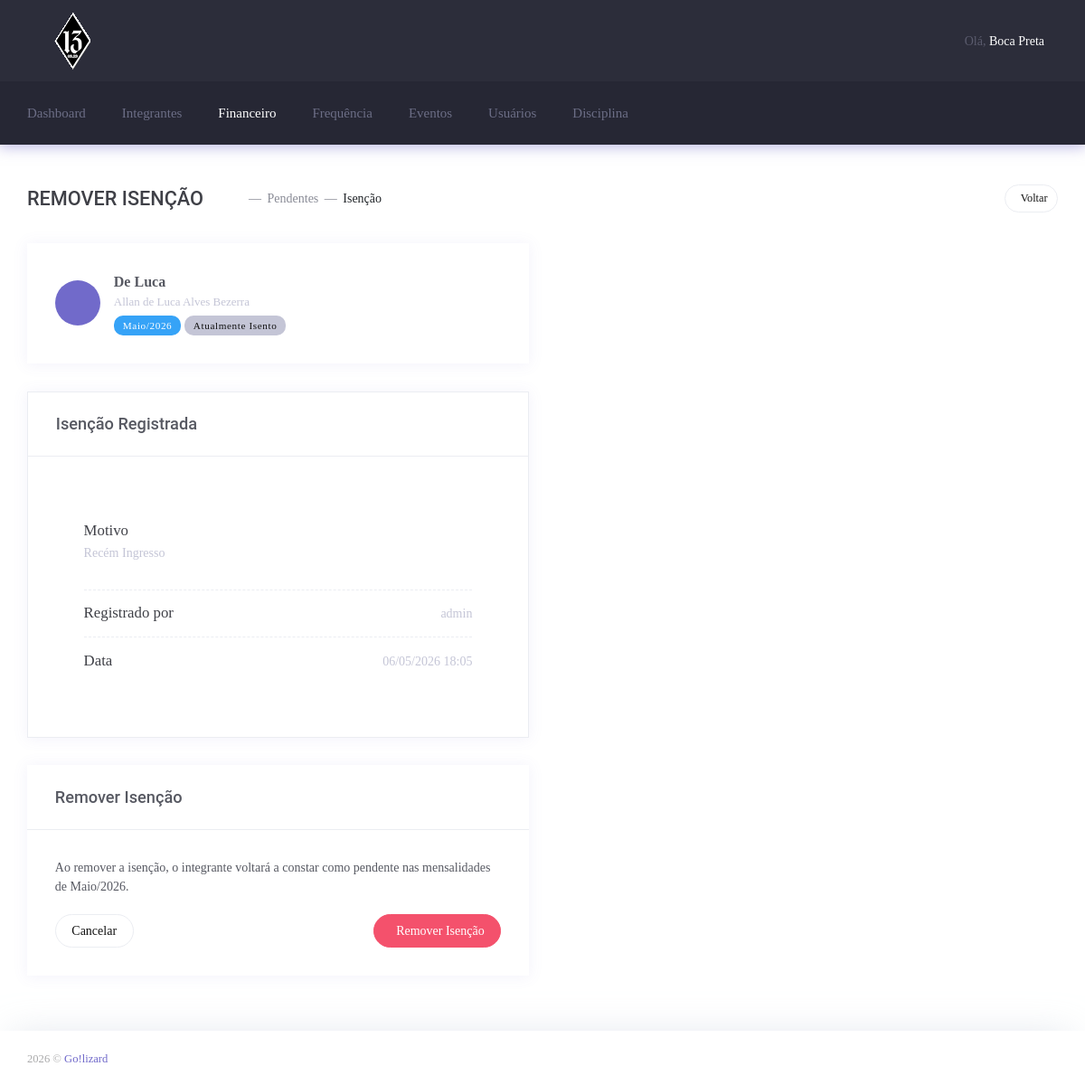
Screenshot of /admin/financeiro/isento_form.php?id=65&mes=5&ano=2026&origem=list (signed in) with the database file from the repository.
### tables this page shows
CREATE TABLE `cadastro_integrante` (
  `id` int(11) NOT NULL,
  `nome` varchar(200) NOT NULL,
  `apelido` varchar(200) NOT NULL,
  `veiculo` varchar(200) NOT NULL,
  `cnh` varchar(200) NOT NULL,
  `padrinho` int(20) NOT NULL,
  `data_apresentacao` datetime NOT NULL,
  `faccao` int(20) NOT NULL,
  `patente` int(10) NOT NULL,
  `nascimento` datetime NOT NULL,
  `endereco` varchar(200) NOT NULL,
  `num_endereco` varchar(200) NOT NULL,
  `cidade` varchar(200) NOT NULL,
  `estado` varchar(200) NOT NULL,
  `cep` varchar(200) NOT NULL,
  `complemento` varchar(200) NOT NULL,
  `bairro` varchar(200) NOT NULL,
  `telefone` varchar(200) NOT NULL,
  `comercial` varchar(200) NOT NULL,
  `celular` varchar(200) NOT NULL,
  `recados` varchar(200) NOT NULL,
  `email` varchar(200) NOT NULL,
  `foto` varchar(255) DEFAULT NULL,
  `status` int(10) NOT NULL DEFAULT 1 COMMENT '1 - Ativo\r\n2 - Afastado\r\n3 - Desligado\r\n4 - Suspenso'
);

CREATE TABLE `mensalidades` (
  `id` int(11) NOT NULL,
  `integrante_id` int(11) DEFAULT NULL,
  `ano` int(11) DEFAULT NULL,
  `mes` int(11) DEFAULT NULL,
  `valor_total` decimal(10,2) DEFAULT 150.00,
  `valor_repasse` decimal(10,2) DEFAULT 80.00,
  `valor_faccao` decimal(10,2) DEFAULT 70.00,
  `pago` tinyint(4) DEFAULT 0,
  `data_pagamento` date DEFAULT NULL,
  `isento` tinyint(4) DEFAULT 0,
  `patente_no_mes` int(11) DEFAULT NULL,
  `status_no_mes` int(11) DEFAULT NULL,
  `created_at` timestamp NULL DEFAULT current_timestamp()
);

CREATE TABLE `isencoes` (
  `id` int(11) NOT NULL,
  `mensalidade_id` int(11) DEFAULT NULL,
  `integrante_id` int(11) DEFAULT NULL,
  `ano` int(11) DEFAULT NULL,
  `mes` int(11) DEFAULT NULL,
  `motivo` varchar(255) DEFAULT NULL,
  `admin_id` int(11) DEFAULT NULL,
  `created_at` timestamp NULL DEFAULT current_timestamp()
);

CREATE TABLE `users` (
  `id` int(11) NOT NULL,
  `username` varchar(20) NOT NULL,
  `email` varchar(50) NOT NULL,
  `password` varchar(255) NOT NULL,
  `role` varchar(15) NOT NULL,
  `enabled` tinyint(1) DEFAULT NULL,
  `patente` varchar(20) NOT NULL,
  `faccao` int(20) NOT NULL,
  `id_cadastro` int(20) NOT NULL
);

### admin/financeiro/isento_form.php (the view, shortened to what the rows shown need)
<?php
require_once('../inc/general.php');
$id     = isset($_GET['id'])     ? (int)$_GET['id']     : 0;
$stmt = $conn->prepare("
    SELECT m.id, m.isento, m.integrante_id, m.mes, m.ano,
           ci.apelido, ci.nome
    FROM mensalidades m
    JOIN cadastro_integrante ci ON ci.id = m.integrante_id
    WHERE m.id = ?
");
$stmt->bind_param("i", $id);
$stmt->execute();
$mens = $stmt->get_result()->fetch_assoc();
$isencao_atual = null;
if ($mens['isento']) {
    $stmt2 = $conn->prepare("
        SELECT i.*, u.username as admin_nome
        FROM isencoes i
        LEFT JOIN users u ON u.id = i.admin_id
        WHERE i.mensalidade_id = ? OR (i.integrante_id = ? AND i.mes = ? AND i.ano = ?)
        ORDER BY i.created_at DESC LIMIT 1
    ");
    $stmt2->bind_param("iiii", $id, $mens['integrante_id'], $mens['mes'], $mens['ano']);
    $stmt2->execute();
    $isencao_atual = $stmt2->get_result()->fetch_assoc();
}
$meses_pt = [
    1=>'Janeiro',2=>'Fevereiro',3=>'Março',4=>'Abril',
    5=>'Maio',6=>'Junho',7=>'Julho',8=>'Agosto',
    9=>'Setembro',10=>'Outubro',11=>'Novembro',12=>'Dezembro'
];
?>
<!DOCTYPE html>
<html lang="pt-br">
    <head>
        <link href="css/style.bundle.css" rel="stylesheet" type="text/css"/>
    </head>
    <body class="m-page--wide m-header--fixed m-header--fixed-mobile m-footer--push m-aside--offcanvas-default">
    <div class="m-grid m-grid--hor m-grid--root m-page">
        <header class="m-grid__item m-header" data-minimize="minimize" data-minimize-offset="200" data-minimize-mobile-offset="200">
            <div class="m-header__top">
                <div class="m-container m-container--responsive m-container--xxl m-container--full-height m-page__container">
                    <div class="m-stack m-stack--ver m-stack--desktop">
                        <?php include_once('../inc/topbar.php'); ?>
                    </div>
                </div>
            </div>
        </header>
        <div class="m-grid__item m-grid__item--fluid m-grid m-grid--hor-desktop m-grid--desktop m-body">
            <div class="m-grid__item m-grid__item--fluid m-grid m-grid--ver m-container m-container--responsive m-container--xxl m-page__container">
                <div class="m-grid__item m-grid__item--fluid m-wrapper">
                    <div class="m-content">
                        <div class="row">
                            <div class="col-xl-6 offset-xl-3">
                                <div class="m-portlet m-portlet--mobile">
                                    <div class="m-portlet__body">
                                        <div class="d-flex align-items-center gap-3">
                                            <div style="margin-left:15px;">
                                                <div class="m--font-boldest" style="font-size:16px;">
                                                    <?= htmlspecialchars($mens['apelido']) ?>
                                                </div>
                                                <div class="m--font-metal" style="font-size:13px;">
                                                    <?= htmlspecialchars($mens['nome']) ?>
                                                </div>
                                                <div class="m--margin-top-5">
                                                    <span class="m-badge m-badge--info m-badge--wide">
                                                        <?= $meses_pt[$mens['mes']] ?>/<?= $mens['ano'] ?>
                                                    </span>
                                                    <?php if ($mens['isento']): ?>
                                                        <span class="m-badge m-badge--metal m-badge--wide">Atualmente Isento</span>
                                                    <?php else: ?>
                                                        <span class="m-badge m-badge--warning m-badge--wide">Pendente</span>
                                                    <?php endif; ?>
                                                </div>
                                            </div>
                                        </div>
                                    </div>
                                </div>
                                <?php if ($mens['isento'] && $isencao_atual): ?>
                                <div class="m-portlet m-portlet--mobile" style="border:1px solid #ebedf2;">
                                    <div class="m-portlet__head">
                                        <div class="m-portlet__head-caption">
                                            <div class="m-portlet__head-title">
                                                <h3 class="m-portlet__head-text">
                                                    Isenção Registrada
                                                </h3>
                                            </div>
                                        </div>
                                    </div>
                                    <div class="m-portlet__body">
                                        <div class="m-widget1">
                                            <div class="m-widget1__item">
                                                <div class="row m-row--no-padding">
                                                    <div class="col">
                                                        <h5 class="m-widget1__title">Motivo</h5>
                                                        <p class="m--font-metal m--margin-top-5">
                                                            <?= htmlspecialchars($isencao_atual['motivo'] ?: 'Não informado') ?>
                                                        </p>
                                                    </div>
                                                </div>
                                            </div>
                                            <div class="m-widget1__item">
                                                <div class="row m-row--no-padding align-items-center">
                                                    <div class="col">
                                                        <h5 class="m-widget1__title">Registrado por</h5>
                                                    </div>
                                                    <div class="col m--align-right">
                                                        <span class="m--font-metal">
                                                            <?= htmlspecialchars($isencao_atual['admin_nome'] ?? 'Sistema') ?>
                                                        </span>
                                                    </div>
                                                </div>
                                            </div>
                                            <div class="m-widget1__item">
                                                <div class="row m-row--no-padding align-items-center">
                                                    <div class="col">
                                                        <h5 class="m-widget1__title">Data</h5>
                                                    </div>
                                                    <div class="col m--align-right">
                                                        <span class="m--font-metal">
                                                            <?= $isencao_atual['created_at']
                                                                ? date('d/m/Y H:i', strtotime($isencao_atual['created_at']))
                                                                : '—' ?>
                                                        </span>
                                                    </div>
                                                </div>
                                            </div>
                                        </div>
                                    </div>
                                </div>
                                <?php endif; ?>
                                <div class="m-portlet m-portlet--mobile">
                                    <div class="m-portlet__body">
                                        <form method="POST" action="financeiro/isento_save.php">
                                            <?php if (!$mens['isento']): ?>
                                            <div class="form-group m-form__group">
                                                <label class="form-control-label">
                                                    Motivo da Isenção <span class="m--font-danger">*</span>
                                                </label>
                                                <textarea name="motivo" class="form-control m-input" rows="3"
                                                          placeholder="Ex: Afastamento por doença, dificuldade financeira comprovada, isenção por patente..."
                                                          required></textarea>
                                                <span class="m-form__help">
                                                    Este motivo ficará registrado no histórico do integrante.
                                                </span>
                                            </div>
                                            <?php else: ?>
                                            <div class="m-alert m-alert--icon m-alert--air m-alert--warning" role="alert">
                                                <div class="m-alert__text">
                                                    Ao remover a isenção, o integrante voltará a constar como
                                                    <strong>pendente</strong> nas mensalidades de
                                                    <?= $meses_pt[$mens['mes']] ?>/<?= $mens['ano'] ?>.
                                                </div>
                                            </div>
                                            <?php endif; ?>
                                        </form>
                                    </div>
                                </div>
                            </div>
                        </div>
                    </div>
                </div>
            </div>
        </div>
    </div>
</body>
</html>

### admin/inc/topbar.php (shortened to what the rows shown need)
<div class="m-stack__item m-stack__item--fluid m-header-head" id="m_header_nav">
    <div id="m_header_topbar" class="m-topbar m-stack m-stack--ver m-stack--general">
        <div class="m-stack__item m-topbar__nav-wrapper">
            <ul class="m-topbar__nav m-nav m-nav--inline">
                <li class="m-nav__item m-topbar__user-profile m-topbar__user-profile--img m-dropdown m-dropdown--medium m-dropdown--arrow m-dropdown--header-bg-fill m-dropdown--align-right m-dropdown--mobile-full-width m-dropdown--skin-light"
                    data-dropdown-toggle="click">
                    <a href="#" class="m-nav__link m-dropdown__toggle">
                        <span class="m-topbar__welcome">Olá,&nbsp;</span>
                        <span class="m-topbar__username"><?php echo $apelido; ?></span>
                    </a>
                </li>
            </ul>
        </div>
    </div>
</div>

### rows the page displays
cadastro_integrante: apelido "Boca Preta"
mensalidades: cadastro_integrante.apelido "De Luca", cadastro_integrante.nome "Allan de Luca Alves Bezerra", mes "Maio", ano "2026"
isencoes: motivo "Recém Ingresso", users.username "admin", created_at "06/05/2026 18:05"
